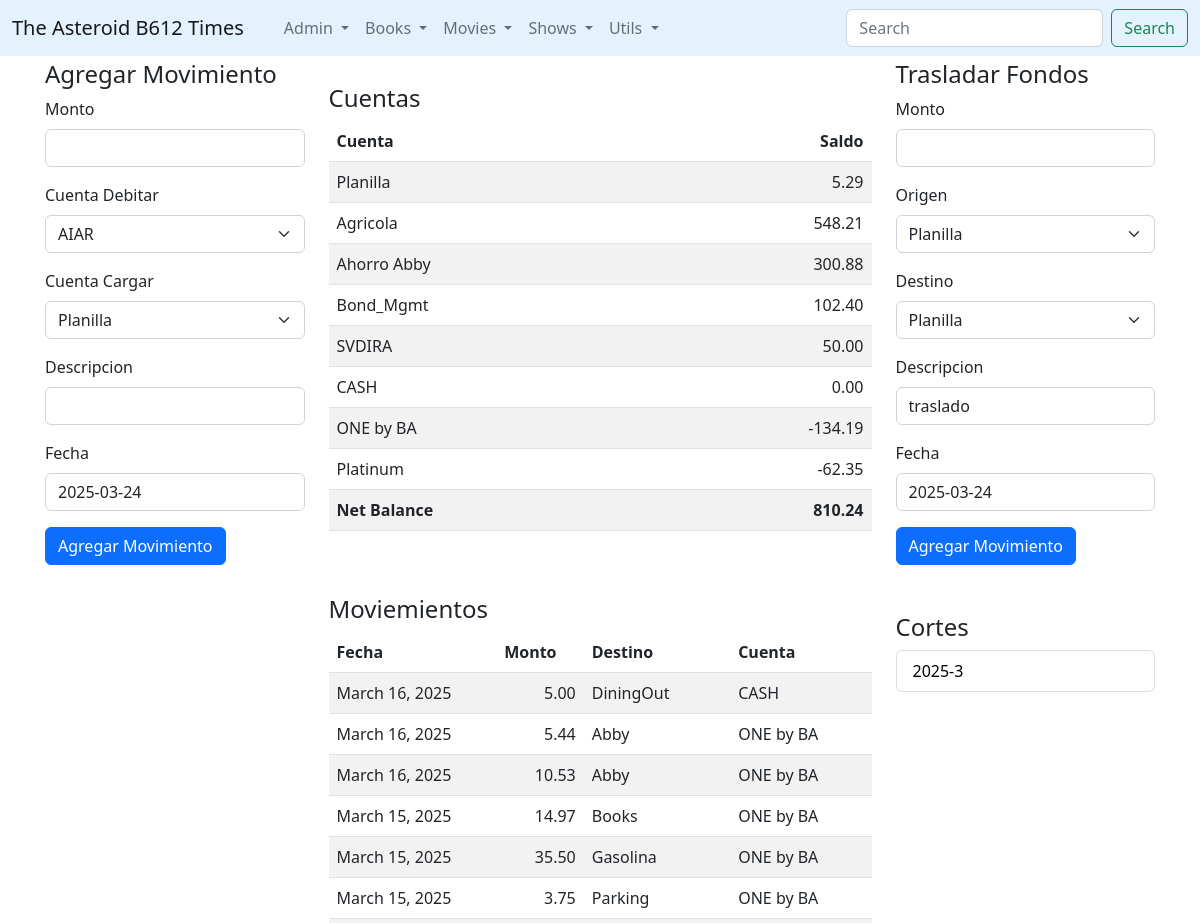
Page /finance/ (upper part) on the earlier database version.
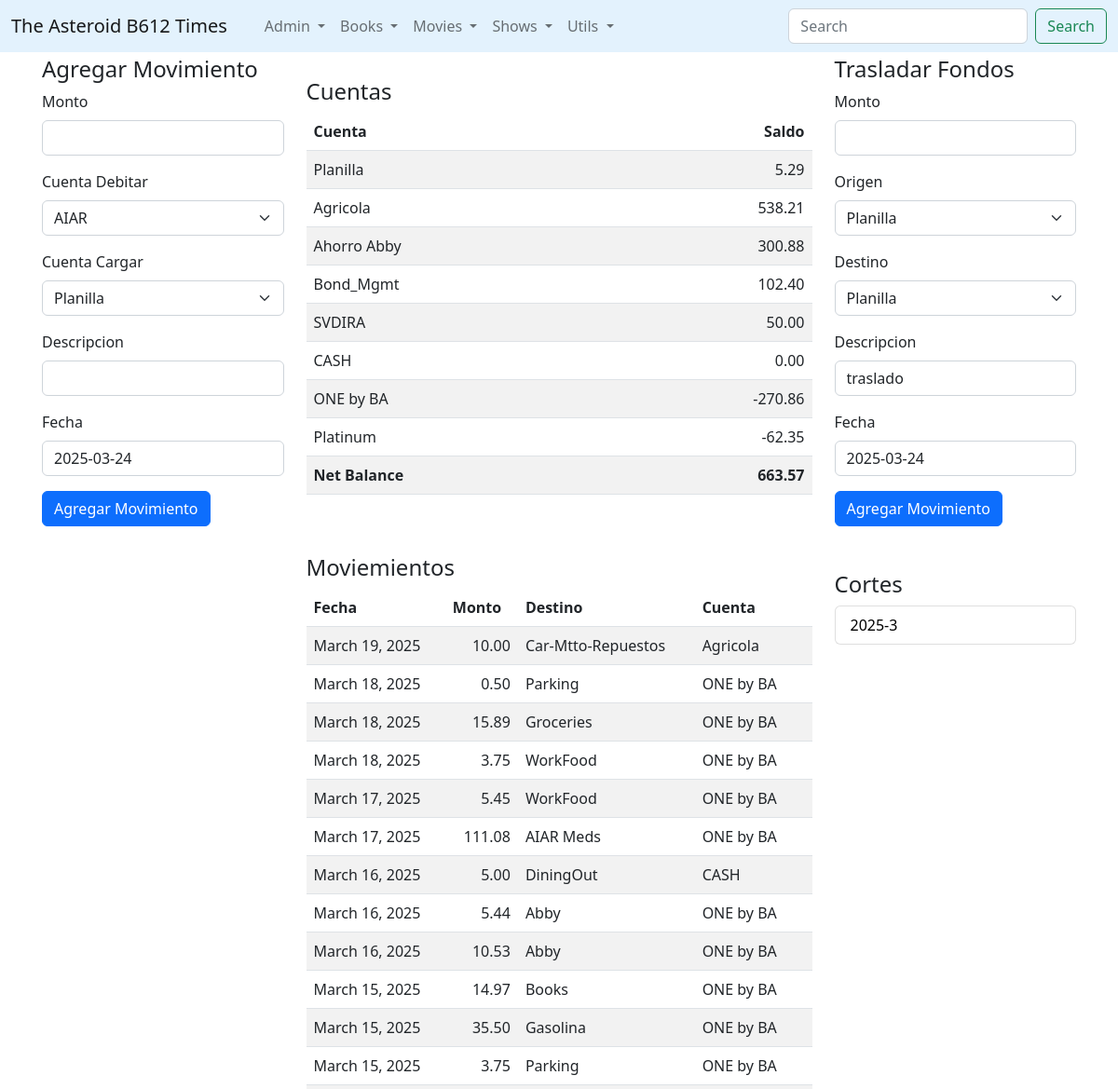
Same page on the later database version.
### times/models.py (models this page shows, shortened)
class Trx(models.Model):
	fecha = models.DateField()
	debito = models.ForeignKey(Cuenta, on_delete = models.CASCADE)
	credito = models.ForeignKey(TrxTyp, on_delete = models.CASCADE)
	monto = models.DecimalField(max_digits=16,decimal_places=2,default=0.00)
	desc = models.CharField(max_length=200)

class TrxTyp(models.Model):
	desc = models.CharField(max_length=200)
	codigo = models.IntegerField()

class Cuenta(models.Model):
	nombre = models.CharField(max_length=150)
	tipo = models.IntegerField()

### times/views.py (the view)
# urls.py: path('finance/', views.finance, name='finance'),
def finance(request):
    cuentas = Cuenta.objects.all().order_by('tipo','id')
    tiposT = TrxTyp.objects.all().order_by('desc')
    transacciones = Trx.objects.all().order_by('-fecha','-id')
    saldos = Trx.objects.raw("select * from c_balance order by t_c, cid")
    cortes = Trx.objects.values('fecha__year','fecha__month').annotate(qitems = Count('id')).order_by('-fecha__year','-fecha__month')
    acc_saldo = 0
    for s in saldos:
        acc_saldo = acc_saldo + s.balance_final
    return render(request,'finance2.html',{'cuentas':cuentas,'tiposT':tiposT,'trxs':transacciones,'saldos':saldos,'fbal':acc_saldo,'cortes':cortes})

### times/templates/finance2.html (shortened to what this page needs)
{% extends 'base_finance.html' %}
{% load humanize %}
{% block leftbar %}
<h4>Agregar Movimiento</h4>
 <form method="POST" action="{% url 'savetrx' %}">
      <div class="mb-3">
        <label for="exampleInputEmail1" class="form-label">Monto</label>
        <input type="text" name="monto" class="form-control" id="exampleInputEmail1" aria-describedby="emailHelp">
      </div>
      <div class="mb-3">
          <label for="exampleInputEmail1" class="form-label">Cuenta Debitar</label>
          <select class="form-select mb-3" name="tipotrx">
            {% for t in tiposT %}
                <option value="{{t.id}}">{{t.desc}}</option>
            {% endfor %}
          </select>
        </div>
        <div class="mb-3">
          <label for="exampleInputEmail1" class="form-label">Cuenta Cargar</label>
          <select class="form-select mb-3" name="cuenta">
            {% for c in cuentas %}
                <option value="{{c.id}}">{{c.nombre}}</option>
            {% endfor %}
          </select>
        </div>
       <div class="mb-3">
          <label for="exampleInputEmail1" class="form-label">Descripcion</label>
         <input type="text" name="detalle" class="form-control" id="exampleInputEmail1" aria-describedby="emailHelp">
        </div>
        <div class="mb-3">
          <label for="exampleInputEmail1" class="form-label">Fecha</label>
         <input type="text" name="fecha" value="{% now 'Y-m-d' %}" class="form-control" id="exampleInputEmail1" aria-describedby="emailHelp">
        </div>
          <button type="submit" class="btn btn-primary">Agregar Movimiento</button>
    </form>
{% endblock %}
{% block contenido %}
<article>
<h4>Cuentas </h4>
      <table class="table table-striped">
          <thead>
          <tr>
            <th scope="col">Cuenta</th>
            <th scope="col" style="text-align:right;">Saldo</th>
          </tr>
          </thead>
          <tbody>
            {% for s in saldos %}
                <tr>
                    <td>{{s.cuenta}}</td>
                    <td style="text-align:right;">{{s.balance_final|floatformat:"2"|intcomma}}</td>
                </tr>
            {% endfor %}
          <tr>
              <th>Net Balance</th>
              <th style="text-align:right;">{{fbal|floatformat:"2"|intcomma}}</th>
          </tr>
          </tbody>
        </table>
        <br><br>
    <h4>Moviemientos</h4>
      <table class="table table-striped">
          <thead>
          <tr>
            <th scope="col">Fecha</th>
            <th scope="col">Monto</th>
            <th scope="col">Destino</th>
            <th scope="col">Cuenta</th>
          </tr>
          </thead>
          <tbody>
            {% for tx in trxs%}
                <tr>
                    <td>{{tx.fecha}}</td>
                    <td style="text-align:right;">{{tx.monto}}</td>
                    <td>{{tx.credito.desc}}</td>
                    <td>{{tx.debito.nombre}}</td>
                </tr>
            {% endfor %}
          </tbody>
        </table>
</article>
{% endblock %}
{% block rightbar %}
    <h4>Trasladar Fondos</h4>
    <form method="POST" action="{% url 'savepmt' %}">
      <div class="mb-3">
        <label for="exampleInputEmail1" class="form-label">Monto</label>
        <input type="text" name="monto" class="form-control" id="exampleInputEmail1" aria-describedby="emailHelp">
      </div>
      <div class="mb-3">
          <label for="exampleInputEmail1" class="form-label">Origen</label>
          <select class="form-select mb-3" name="origen">
            {% for c in cuentas %}
                <option value="{{c.id}}">{{c.nombre}}</option>
            {% endfor %}
          </select>
        </div>
        <div class="mb-3">
          <label for="exampleInputEmail1" class="form-label">Destino</label>
          <select class="form-select mb-3" name="destino">
            {% for c in cuentas %}
                <option value="{{c.id}}">{{c.nombre}}</option>
            {% endfor %}
          </select>
        </div>
       <div class="mb-3">
          <label for="exampleInputEmail1" class="form-label">Descripcion</label>
         <input type="text" value="traslado" name="detalle" class="form-control" id="exampleInputEmail1" aria-describedby="emailHelp">
        </div>
        <div class="mb-3">
          <label for="exampleInputEmail1" class="form-label">Fecha</label>
         <input type="text" name="fecha" value="{% now 'Y-m-d' %}" class="form-control" id="exampleInputEmail1" aria-describedby="emailHelp">
        </div>
          <button type="submit" class="btn btn-primary">Agregar Movimiento</button>
    </form>
    <br><br>
    <h4>Cortes</h4>
      <ul class="list-group">
        {% for c in cortes %}
          <li class="list-group-item d-flex justify-content-between align-items-center">
            <a href="{% url 'viewmonth' c.fecha__year c.fecha__month %}" style="color:black; text-decoration: none;"> {{c.fecha__year}}-{{ c.fecha__month}}</a>
          </li>
        {% endfor %}
      </ul>
{% endblock %}

### times/templates/base_finance.html (shortened to what this page needs)
{% load static%}
<!doctype html>
<html lang="en" class="h-100">
  <head>
    <link href="{% static 'css/dira_style.css' %}" rel="stylesheet">
<link href="{% static 'css/bootstrap.min.css' %}" rel="stylesheet">
    <link href="{% static 'css/sticky-footer-navbar.css' %}" rel="stylesheet">
    <link href="{% static 'css/blog.css' %}" rel="stylesheet">
  </head>
  <body class="d-flex flex-column h-100">
<header>
  <nav class="navbar navbar-expand-md fixed-top" style="background-color: #e3f2fd;">
    <div class="container-fluid">
      <a class="navbar-brand" href="{% url 'homepage' %}">The Asteroid B612 Times</a>
      <div class="collapse navbar-collapse" id="navbarCollapse">
    <ul class="navbar-nav me-auto mb-2 mb-md-0">
          <li class="nav-item">
            <a class="nav-link active" aria-current="page" href="/"></a>
          </li>
           <li class="nav-item dropdown">
              <a class="nav-link dropdown-toggle" href="#" id="navbarDropdown" role="button" data-bs-toggle="dropdown" aria-expanded="false">
                Admin
              </a>
            </li>
             <li class="nav-item dropdown">
              <a class="nav-link dropdown-toggle" href="#" id="navbarDropdown" role="button" data-bs-toggle="dropdown" aria-expanded="false">
                Books
              </a>
            </li>
             <li class="nav-item dropdown">
              <a class="nav-link dropdown-toggle" href="#" id="navbarDropdown" role="button" data-bs-toggle="dropdown" aria-expanded="false">
                Movies
              </a>
            </li>
             <li class="nav-item dropdown">
              <a class="nav-link dropdown-toggle" href="#" id="navbarDropdown" role="button" data-bs-toggle="dropdown" aria-expanded="false">
                Shows
              </a>
            </li>
            <li class="nav-item dropdown">
              <a class="nav-link dropdown-toggle" href="#" id="navbarDropdown" role="button" data-bs-toggle="dropdown" aria-expanded="false">
                Utils
              </a>
            </li>
         </ul>
         <form class="d-flex" role="search" action="{% url 'search' %}"  method="post">
          <input class="form-control me-2" type="search" name="kw" placeholder="Search" aria-label="Search">
          <button class="btn btn-outline-success" type="submit">Search</button>
        </form>
      </div>
    </div>
  </nav>
</header>
<main class="flex-shrink-0">
  <div class="container">
    <div class="row">
       <div class="col-sm-3">
      {% block leftbar %}
      {% endblock %}
    </div>
            <div class="col-sm-6"><br>
      {% block contenido %}{% endblock %}
  </div>
       <div class="col-sm-3">
    {% block rightbar %}
    {% endblock %}
  </div>
  </div>
</main>
  </body>
</html>

### static/css/sticky-footer-navbar.css (style rules this page uses)
main > .container { padding: 60px 15px 0; }

Differences in the rows shown:
added Trx: fecha "March 19, 2025", monto "10.00", credito.desc "Car-Mtto-Repuestos", debito.nombre "Agricola", shown under "Moviemientos"
added Trx: fecha "March 18, 2025", monto "0.50", credito.desc "Parking", debito.nombre "ONE by BA", shown under "Moviemientos"
added Trx: fecha "March 18, 2025", monto "15.89", credito.desc "Groceries", debito.nombre "ONE by BA", shown under "Moviemientos"
added Trx: fecha "March 18, 2025", monto "3.75", credito.desc "WorkFood", debito.nombre "ONE by BA", shown under "Moviemientos"
added Trx: fecha "March 17, 2025", monto "5.45", credito.desc "WorkFood", debito.nombre "ONE by BA", shown under "Moviemientos"
added Trx: fecha "March 17, 2025", monto "111.08", credito.desc "AIAR Meds", debito.nombre "ONE by BA", shown under "Moviemientos"
Other differences:
{{ s.balance_final|floatformat:"2"|intcomma }}: "548.21" → "538.21"
{{ s.balance_final|floatformat:"2"|intcomma }}: "-134.19" → "-270.86"
{{ fbal|floatformat:"2"|intcomma }}: "810.24" → "663.57"
